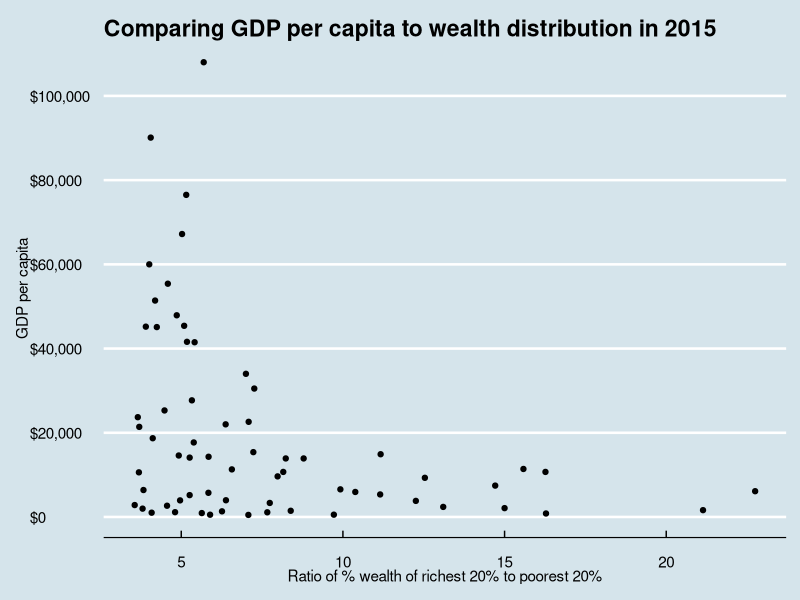
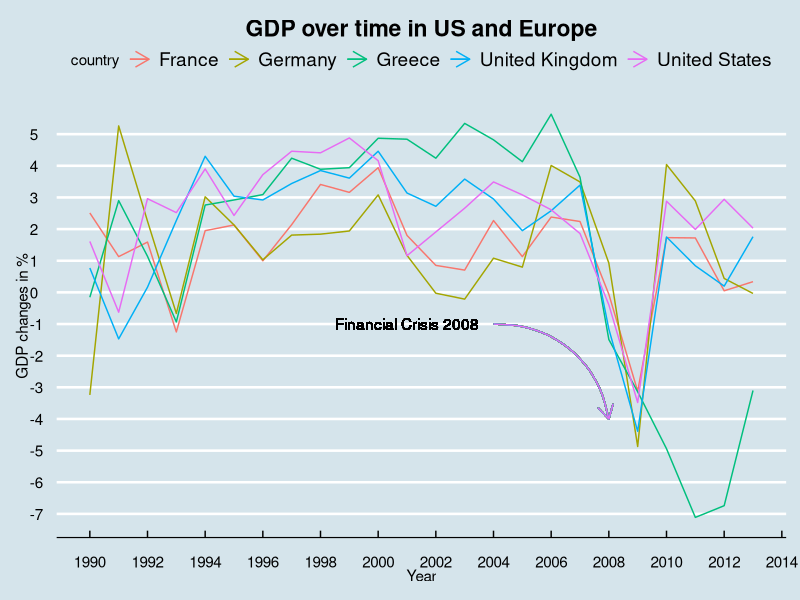
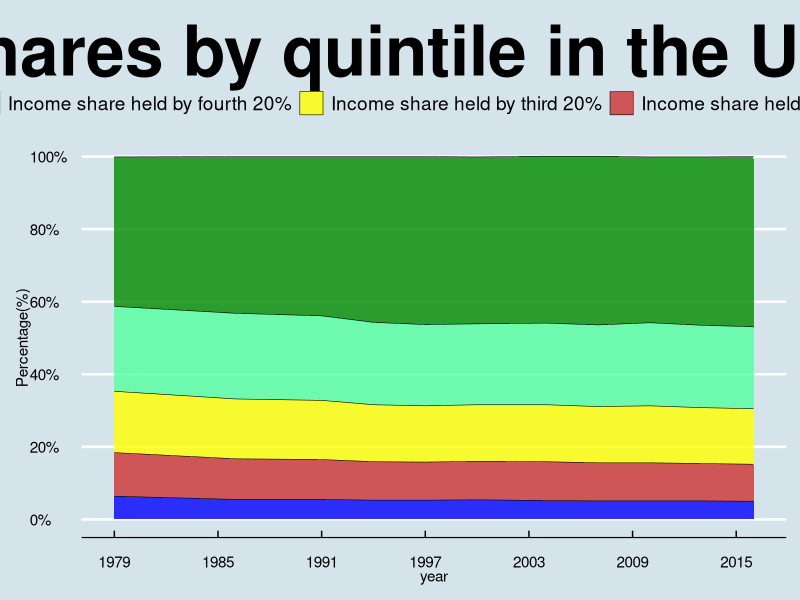

Source code (R) for these figures, in order:
## ---- chunk 1
knitr::opts_chunk$set(echo = TRUE)
library(tidyverse)
library(ggthemes)
library(scales)
GDPpercapita <- read_csv("gdppercapita_us_inflation_adjusted.csv")

gdp_total <- read_csv("gdp_total_yearly_growth.csv")

poorest <- read_csv("income_share_of_poorest_20percent.csv")

second_poorest <- read_csv("income_share_of_2nd_poorest_20percent.csv")

second_richest <- read_csv("income_share_of_2nd_richest_20percent.csv")

middle <- read_csv("income_share_of_middle_20percent.csv")

richest <- read_csv("income_share_of_richest_20percent.csv")

gini <- read_csv("inequality_index_gini.csv")
## ---- chunk 2

# datasets <- c("poorest", "second_poorest", "second_richest","richest","middle", "gini", "gdp_total")

Barnabyfunction <- function(datasets, value1) #create a custom function
{

datasets %>% gather( # Convert "wide" to "long"
    key = "year",
    value = !!value1, # make this a variable to be used with dyplr!
    -country

  ) %>% drop_na(!!value1) %>% mutate( 
    year = as.numeric(year))
    # change is.na() to drop.na() to be used with dyplr and year to dbl value

}

customfunction <- function(datasets, value1) #create a custom function
{

datasets <- datasets %>% filter((country == "United States"))

datasets %>% gather( # Convert "wide" to "long"
    key = "year",
    value = !!value1, # make this a variable to be used with dyplr!
    -country

  ) %>% drop_na(!!value1) %>% mutate( 
    year = as.numeric(year))
    # change is.na() to drop.na() to be used with dyplr and year to dbl value

}

# lapply(datasets, customfunction) %>%
# bind_rows()


second_poorest <- second_poorest %>% customfunction(value1 = "Income share held by second 20%")
  
second_richest <- second_richest %>% customfunction(value1 = "Income share held by fourth 20%")

middle <- middle %>% customfunction(value1 = "Income share held by third 20%")

gini <- gini %>% customfunction(value1 = "gini_index") 
## ---- chunk 3

poorest1 <- poorest %>% Barnabyfunction(value1 = "poor_20_percent") 

richest1 <- richest %>% Barnabyfunction(value1 = "rich_20_percent")

GDP <- GDPpercapita %>% Barnabyfunction(value1 = "GDP_per_capita")


RichAndPoor <-
   richest1 %>%
   inner_join(poorest1, by=c("country","year")) %>%
  mutate(ratio = rich_20_percent / poor_20_percent)

RichAndPoor$year<-as.numeric(RichAndPoor$year)

GDPandwealth <-
   GDP %>%
   inner_join(RichAndPoor, by=c("country","year")) %>%
  filter(year == 2015)

GDPplot <- GDPandwealth %>% 
  ggplot(aes(x = ratio, y = GDP_per_capita)) +
  scale_x_continuous(breaks=seq(0,25,5)) +
  scale_y_continuous(breaks=seq(0,100000,20000), labels = dollar) +
  geom_point() + 
  theme_bw() +
  xlab("Ratio of % wealth of richest 20% to poorest 20%") + 
  ylab("GDP per capita") + 
  ggtitle("Comparing GDP per capita to wealth distribution in 2015") +
  theme(plot.title = element_text(hjust = 0.5)) + theme_economist()

GDPplot

## ---- chunk 4

GDP2 <- gdp_total %>% filter((country == "France") | (country == "Germany") | (country == "Greece") | (country == "United Kingdom") | (country == "United States")) %>%
  gather(
    key = "year",
    value = "GDP_per_capita",
    -country) %>%
  filter(year >= 1990) %>%
  filter(!is.na(GDP_per_capita))

GDP2$year<-as.numeric(GDP2$year)

GDP2 %>%
  ggplot(aes(x = year, y = GDP_per_capita, color = country)) +
  geom_line()+
  scale_x_continuous(breaks=seq(1990,2016,2)) + 
  xlab("Year") +
  scale_y_continuous(breaks=seq(-8,5,1)) +
  ylab("GDP changes in %") + 
  ggtitle("GDP over time in US and Europe") +
  geom_text(
    x = 2001, y = -1, 
    label = "Financial Crisis 2008",
    colour = "black"
    ) + 
  geom_curve(
    x = 2004, xend = 2008, y = -1, yend = -4,
    arrow = arrow(,length = unit(0.4, "cm")), 
    curvature = -0.4
    ) +  theme_economist() +
  theme(plot.title = element_text(hjust = 0.5))

## ---- chunk 5

poorest <- poorest %>% customfunction(value1 = "Income share held by lowest 20%") 

richest <- richest %>% customfunction(value1 = "Income share held by highest 20%")

joined_via_inner <-
   richest %>%
  inner_join(poorest, by=c("country","year")) %>%
  inner_join(second_poorest, by=c("country","year")) %>%
  inner_join(second_richest, by=c("country","year")) %>%
  inner_join(middle, by=c("country","year")) %>%
  filter(year >= 1979) %>%
  gather(
    key = "Type",
    value = "Percentage(%)",
    -country,
    -year
) %>% mutate(Type = factor(Type, levels
                 =c("Income share held by highest 20%","Income share held by fourth 20%","Income share held by third 20%", "Income share held by second 20%", "Income share held by lowest 20%")) # rearrange Type variable from highest to lowest
)

joined_via_inner %>%
  ggplot(aes(x=year, y=`Percentage(%)`, fill=Type)) +
  geom_area(colour="black", size=.2, alpha=.8) +
  # geom_point(size = 0.5)+

  # facet_wrap(~country, ncol = 10) +
  scale_x_continuous(breaks=seq(1979,2016,6)) +
    scale_y_continuous(breaks=seq(0,100,20), labels = function(x) paste0(x, "%")) + # Add percent sign
  scale_fill_manual(
    values = c("green4","seagreen1", "yellow", "brown3", "blue")) +
  theme_economist()+
  ggtitle("Income shares by quintile in the United States") +
  theme(plot.title = element_text(size = 50, face = "bold")) +
  theme(plot.title = element_text(hjust = 0.5))

